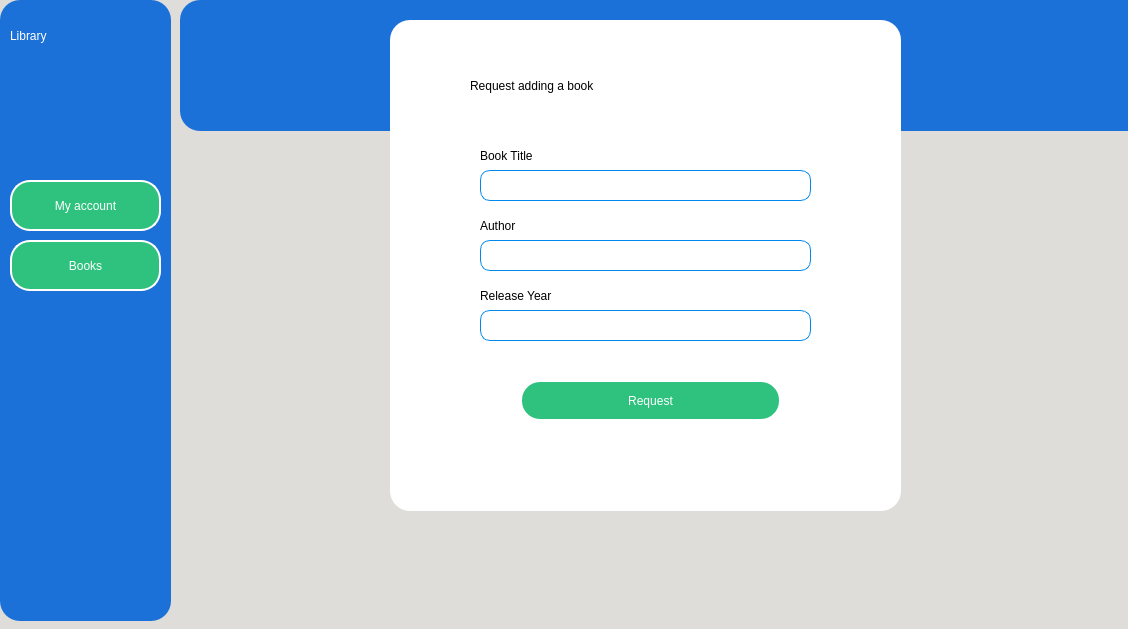
<?xml version="1.0" encoding="UTF-8"?>
<ui version="4.0">
 <class>RequestWindow</class>
 <widget class="QMainWindow" name="RequestWindow">
  <property name="geometry">
   <rect>
    <x>0</x>
    <y>0</y>
    <width>1128</width>
    <height>629</height>
   </rect>
  </property>
  <property name="windowTitle">
   <string>Request a Book</string>
  </property>
  <property name="styleSheet">
   <string notr="true">background-color: rgb(222, 221, 218);</string>
  </property>
  <widget class="QWidget" name="centralwidget">
   <widget class="QFrame" name="frame_16">
    <property name="geometry">
     <rect>
      <x>0</x>
      <y>0</y>
      <width>171</width>
      <height>621</height>
     </rect>
    </property>
    <property name="styleSheet">
     <string notr="true">border: 1px ;
border-radius: 20px;
background-color:rgb(28, 113, 216)</string>
    </property>
    <property name="frameShape">
     <enum>QFrame::StyledPanel</enum>
    </property>
    <property name="frameShadow">
     <enum>QFrame::Raised</enum>
    </property>
    <widget class="QLabel" name="label19">
     <property name="geometry">
      <rect>
       <x>10</x>
       <y>0</y>
       <width>141</width>
       <height>71</height>
      </rect>
     </property>
     <property name="styleSheet">
      <string notr="true">font: 63 italic 30pt &quot;URW Bookman&quot;;
color:white;
background-color: rgba(28, 113, 216, 0);</string>
     </property>
     <property name="text">
      <string>Library</string>
     </property>
    </widget>
    <widget class="QPushButton" name="pushButton_14">
     <property name="geometry">
      <rect>
       <x>90</x>
       <y>10</y>
       <width>101</width>
       <height>41</height>
      </rect>
     </property>
     <property name="styleSheet">
      <string notr="true">background-color: rgba(28, 113, 216, 0);</string>
     </property>
     <property name="text">
      <string/>
     </property>
     <property name="icon">
      <iconset>
       <normaloff>Icons/graduate-cap.png</normaloff>Icons/graduate-cap.png</iconset>
     </property>
     <property name="iconSize">
      <size>
       <width>25</width>
       <height>25</height>
      </size>
     </property>
    </widget>
    <widget class="QPushButton" name="log_credits_24">
     <property name="geometry">
      <rect>
       <x>920</x>
       <y>20</y>
       <width>181</width>
       <height>41</height>
      </rect>
     </property>
     <property name="styleSheet">
      <string notr="true">
QPushButton {
	background-color: rgb(46, 194, 126);
    border: 2px solid white;
    border-radius: 20px;
    border-style: outset;
    padding: 5px;
    transition: all .5s ease;
    color: white;
    font-family:'Montserrat', sans-serif;
    text-transform: uppercase;
    text-align: center;
    line-height: 1;
    font-size: 12px;
    padding: 10px;
    outline: none;
    
    
}
QPushButton:hover {
    color:rgb(0, 137, 236);;
    background-color: white;;
}
</string>
     </property>
     <property name="text">
      <string>My account</string>
     </property>
     <property name="icon">
      <iconset>
       <normaloff>Icons/programmer.png</normaloff>Icons/programmer.png</iconset>
     </property>
     <property name="iconSize">
      <size>
       <width>25</width>
       <height>25</height>
      </size>
     </property>
    </widget>
    <widget class="QPushButton" name="log_credits_25">
     <property name="geometry">
      <rect>
       <x>920</x>
       <y>70</y>
       <width>181</width>
       <height>41</height>
      </rect>
     </property>
     <property name="styleSheet">
      <string notr="true">
QPushButton {
	background-color: rgb(46, 194, 126);
    border: 2px solid white;
    border-radius: 20px;
    border-style: outset;
    padding: 5px;
    transition: all .5s ease;
    color: white;
    font-family:'Montserrat', sans-serif;
    text-transform: uppercase;
    text-align: center;
    line-height: 1;
    font-size: 12px;
    padding: 10px;
    outline: none;
    
    
}
QPushButton:hover {
    color:rgb(0, 137, 236);;
    background-color: white;;
}
</string>
     </property>
     <property name="text">
      <string>Books</string>
     </property>
     <property name="icon">
      <iconset>
       <normaloff>Icons/book.png</normaloff>Icons/book.png</iconset>
     </property>
     <property name="iconSize">
      <size>
       <width>25</width>
       <height>25</height>
      </size>
     </property>
    </widget>
    <widget class="QPushButton" name="MY_ACCOUNT">
     <property name="geometry">
      <rect>
       <x>10</x>
       <y>180</y>
       <width>151</width>
       <height>51</height>
      </rect>
     </property>
     <property name="styleSheet">
      <string notr="true">
QPushButton {
	background-color: rgb(46, 194, 126);
    border: 2px solid white;
    border-radius: 20px;
    border-style: outset;
    padding: 5px;
    transition: all .5s ease;
    color: white;
    font-family:'Montserrat', sans-serif;
    text-transform: uppercase;
    text-align: center;
    line-height: 1;
    font-size: 12px;
    padding: 10px;
    outline: none;
    
    
}
QPushButton:hover {
    color:rgb(0, 137, 236);;
    background-color: white;;
}
</string>
     </property>
     <property name="text">
      <string>My account</string>
     </property>
     <property name="icon">
      <iconset>
       <normaloff>Icons/programmer.png</normaloff>Icons/programmer.png</iconset>
     </property>
     <property name="iconSize">
      <size>
       <width>25</width>
       <height>25</height>
      </size>
     </property>
    </widget>
    <widget class="QPushButton" name="BOOKS">
     <property name="geometry">
      <rect>
       <x>10</x>
       <y>240</y>
       <width>151</width>
       <height>51</height>
      </rect>
     </property>
     <property name="styleSheet">
      <string notr="true">
QPushButton {
	background-color: rgb(46, 194, 126);
    border: 2px solid white;
    border-radius: 20px;
    border-style: outset;
    padding: 5px;
    transition: all .5s ease;
    color: white;
    font-family:'Montserrat', sans-serif;
    text-transform: uppercase;
    text-align: center;
    line-height: 1;
    font-size: 12px;
    padding: 10px;
    outline: none;
    
    
}
QPushButton:hover {
    color:rgb(0, 137, 236);;
    background-color: white;;
}
</string>
     </property>
     <property name="text">
      <string>Books</string>
     </property>
     <property name="icon">
      <iconset>
       <normaloff>Icons/book.png</normaloff>Icons/book.png</iconset>
     </property>
     <property name="iconSize">
      <size>
       <width>25</width>
       <height>25</height>
      </size>
     </property>
    </widget>
    <widget class="QPushButton" name="icon11">
     <property name="geometry">
      <rect>
       <x>-20</x>
       <y>50</y>
       <width>191</width>
       <height>111</height>
      </rect>
     </property>
     <property name="styleSheet">
      <string notr="true">background-color: rgba(28, 113, 216, 0);</string>
     </property>
     <property name="text">
      <string/>
     </property>
     <property name="icon">
      <iconset>
       <normaloff>Icons/digital-library.png</normaloff>Icons/digital-library.png</iconset>
     </property>
     <property name="iconSize">
      <size>
       <width>100</width>
       <height>100</height>
      </size>
     </property>
    </widget>
   </widget>
   <widget class="QFrame" name="frame_15">
    <property name="geometry">
     <rect>
      <x>390</x>
      <y>20</y>
      <width>511</width>
      <height>491</height>
     </rect>
    </property>
    <property name="styleSheet">
     <string notr="true">border: 1px;
border-radius: 20px;
background-color: white;</string>
    </property>
    <property name="frameShape">
     <enum>QFrame::StyledPanel</enum>
    </property>
    <property name="frameShadow">
     <enum>QFrame::Raised</enum>
    </property>
    <widget class="QLabel" name="label38">
     <property name="geometry">
      <rect>
       <x>90</x>
       <y>120</y>
       <width>91</width>
       <height>31</height>
      </rect>
     </property>
     <property name="styleSheet">
      <string notr="true">font: 75 16pt &quot;Ubuntu&quot;;</string>
     </property>
     <property name="text">
      <string>Book Title</string>
     </property>
    </widget>
    <widget class="QLabel" name="label39">
     <property name="geometry">
      <rect>
       <x>90</x>
       <y>190</y>
       <width>91</width>
       <height>31</height>
      </rect>
     </property>
     <property name="styleSheet">
      <string notr="true">font: 75 16pt &quot;Ubuntu&quot;;</string>
     </property>
     <property name="text">
      <string>Author</string>
     </property>
    </widget>
    <widget class="QLabel" name="label40">
     <property name="geometry">
      <rect>
       <x>90</x>
       <y>260</y>
       <width>121</width>
       <height>31</height>
      </rect>
     </property>
     <property name="styleSheet">
      <string notr="true">font: 75 16pt &quot;Ubuntu&quot;;</string>
     </property>
     <property name="text">
      <string>Release Year</string>
     </property>
    </widget>
    <widget class="QPushButton" name="REQUEST">
     <property name="geometry">
      <rect>
       <x>130</x>
       <y>360</y>
       <width>261</width>
       <height>41</height>
      </rect>
     </property>
     <property name="styleSheet">
      <string notr="true">
QPushButton {
	background-color: rgb(46, 194, 126);
    border: 2px solid white;
    border-radius: 20px;
    border-style: outset;
    padding: 5px;
    transition: all .5s ease;
    color: white;
    font-family:'Montserrat', sans-serif;
    text-transform: uppercase;
    text-align: center;
    line-height: 1;
    font-size: 12px;
    padding: 10px;
    outline: none;
    
    
}
QPushButton:hover {
    color:rgb(0, 137, 236);;
    background-color: white;;
}
</string>
     </property>
     <property name="text">
      <string>Request</string>
     </property>
     <property name="icon">
      <iconset>
       <normaloff>Icons/interview.png</normaloff>Icons/interview.png</iconset>
     </property>
     <property name="iconSize">
      <size>
       <width>30</width>
       <height>30</height>
      </size>
     </property>
    </widget>
    <widget class="QLabel" name="label36">
     <property name="geometry">
      <rect>
       <x>80</x>
       <y>30</y>
       <width>371</width>
       <height>71</height>
      </rect>
     </property>
     <property name="styleSheet">
      <string notr="true">font: 25pt &quot;Ubuntu Mono&quot;;
color:black;
background-color: rgba(28, 113, 216, 0)</string>
     </property>
     <property name="text">
      <string>Request adding a book</string>
     </property>
    </widget>
    <widget class="QLineEdit" name="BOOK_TITLE">
     <property name="geometry">
      <rect>
       <x>90</x>
       <y>150</y>
       <width>331</width>
       <height>31</height>
      </rect>
     </property>
     <property name="font">
      <font>
       <family>Ubuntu Mono</family>
       <pointsize>13</pointsize>
       <weight>9</weight>
       <italic>false</italic>
       <bold>false</bold>
      </font>
     </property>
     <property name="styleSheet">
      <string notr="true">background-color: white;
border-style: solid;
border-width: 1px;
border-color:rgb(0, 137, 236);
border-radius: 10px;
font: 75 13pt &quot;Ubuntu Mono&quot;;


</string>
     </property>
     <property name="maxLength">
      <number>100</number>
     </property>
     <property name="echoMode">
      <enum>QLineEdit::Normal</enum>
     </property>
     <property name="dragEnabled">
      <bool>true</bool>
     </property>
     <property name="placeholderText">
      <string/>
     </property>
     <property name="cursorMoveStyle">
      <enum>Qt::LogicalMoveStyle</enum>
     </property>
     <property name="clearButtonEnabled">
      <bool>true</bool>
     </property>
    </widget>
    <widget class="QLineEdit" name="AUTHOR">
     <property name="geometry">
      <rect>
       <x>90</x>
       <y>220</y>
       <width>331</width>
       <height>31</height>
      </rect>
     </property>
     <property name="font">
      <font>
       <family>Ubuntu Mono</family>
       <pointsize>13</pointsize>
       <weight>9</weight>
       <italic>false</italic>
       <bold>false</bold>
      </font>
     </property>
     <property name="styleSheet">
      <string notr="true">background-color: white;
border-style: solid;
border-width: 1px;
border-color:rgb(0, 137, 236);
border-radius: 10px;
font: 75 13pt &quot;Ubuntu Mono&quot;;


</string>
     </property>
     <property name="maxLength">
      <number>100</number>
     </property>
     <property name="echoMode">
      <enum>QLineEdit::Normal</enum>
     </property>
     <property name="dragEnabled">
      <bool>true</bool>
     </property>
     <property name="placeholderText">
      <string/>
     </property>
     <property name="cursorMoveStyle">
      <enum>Qt::LogicalMoveStyle</enum>
     </property>
     <property name="clearButtonEnabled">
      <bool>true</bool>
     </property>
    </widget>
    <widget class="QLineEdit" name="RELEASE_YEAR">
     <property name="geometry">
      <rect>
       <x>90</x>
       <y>290</y>
       <width>331</width>
       <height>31</height>
      </rect>
     </property>
     <property name="font">
      <font>
       <family>Ubuntu Mono</family>
       <pointsize>13</pointsize>
       <weight>9</weight>
       <italic>false</italic>
       <bold>false</bold>
      </font>
     </property>
     <property name="styleSheet">
      <string notr="true">background-color: white;
border-style: solid;
border-width: 1px;
border-color:rgb(0, 137, 236);
border-radius: 10px;
font: 75 13pt &quot;Ubuntu Mono&quot;;


</string>
     </property>
     <property name="maxLength">
      <number>4</number>
     </property>
     <property name="echoMode">
      <enum>QLineEdit::Normal</enum>
     </property>
     <property name="dragEnabled">
      <bool>true</bool>
     </property>
     <property name="placeholderText">
      <string/>
     </property>
     <property name="cursorMoveStyle">
      <enum>Qt::LogicalMoveStyle</enum>
     </property>
     <property name="clearButtonEnabled">
      <bool>true</bool>
     </property>
    </widget>
   </widget>
   <widget class="QFrame" name="frame_14">
    <property name="geometry">
     <rect>
      <x>180</x>
      <y>0</y>
      <width>1121</width>
      <height>131</height>
     </rect>
    </property>
    <property name="styleSheet">
     <string notr="true">border: 1px ;
border-radius: 20px;
background-color:rgb(28, 113, 216)</string>
    </property>
    <property name="frameShape">
     <enum>QFrame::StyledPanel</enum>
    </property>
    <property name="frameShadow">
     <enum>QFrame::Raised</enum>
    </property>
   </widget>
   <zorder>frame_14</zorder>
   <zorder>frame_16</zorder>
   <zorder>frame_15</zorder>
  </widget>
  <widget class="QMenuBar" name="menubar">
   <property name="geometry">
    <rect>
     <x>0</x>
     <y>0</y>
     <width>1128</width>
     <height>22</height>
    </rect>
   </property>
  </widget>
 </widget>
 <resources/>
 <connections/>
</ui>
